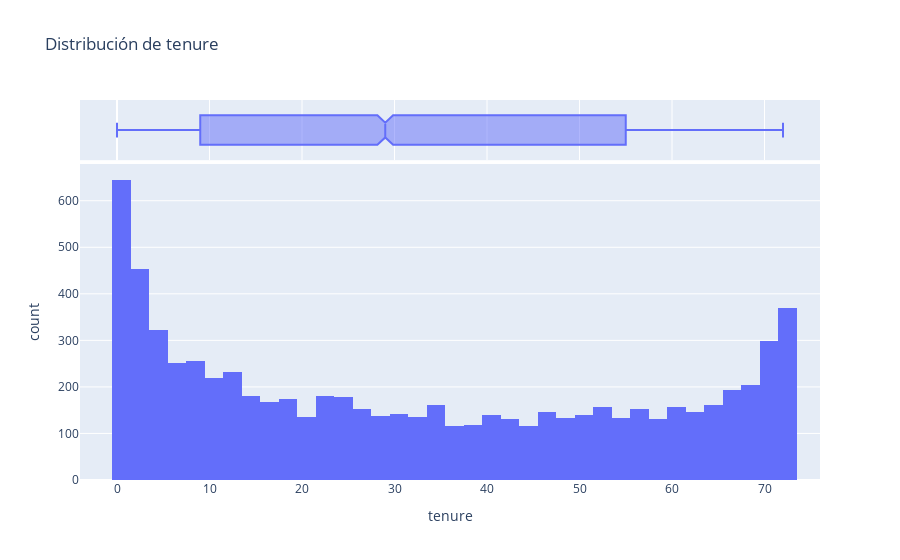

This figure's notebook cell:
### Code cell
# Histograma para 'tenure'
fig = px.histogram(datos_normalizados, x='tenure',
                   title='Distribución de tenure',
                   marginal='box') # Añade un box plot marginal para más información
fig.show()

### Figure 1 — Plotly figure (JSON) as saved in the notebook; plotly's stock layout.template omitted (floating-point values rounded to 4 significant figures; data arrays with more than 128 entries replaced by an {"elided": "..."} marker saying what was removed)
{"data": [{"bingroup": "x", "hovertemplate": "tenure=%{x}<br>count=%{y}<extra></extra>", "legendgroup": "", "marker": {"color": "#636efa", "pattern": {"shape": ""}}, "name": "", "orientation": "v", "showlegend": false, "type": "histogram", "x": {"elided": "7267 int values"}, "xaxis": "x", "yaxis": "y"}, {"hovertemplate": "tenure=%{x}<extra></extra>", "legendgroup": "", "marker": {"color": "#636efa"}, "name": "", "notched": true, "showlegend": false, "type": "box", "x": {"elided": "7267 int values"}, "xaxis": "x2", "yaxis": "y2"}], "layout": {"barmode": "relative", "legend": {"tracegroupgap": 0}, "title": {"text": "Distribución de tenure"}, "xaxis": {"anchor": "y", "domain": [0, 1], "title": {"text": "tenure"}}, "xaxis2": {"anchor": "y2", "domain": [0, 1], "matches": "x", "showgrid": true, "showticklabels": false}, "yaxis": {"anchor": "x", "domain": [0, 0.8316], "title": {"text": "count"}}, "yaxis2": {"anchor": "x2", "domain": [0.8416, 1], "matches": "y2", "showgrid": false, "showline": false, "showticklabels": false, "ticks": ""}}}
